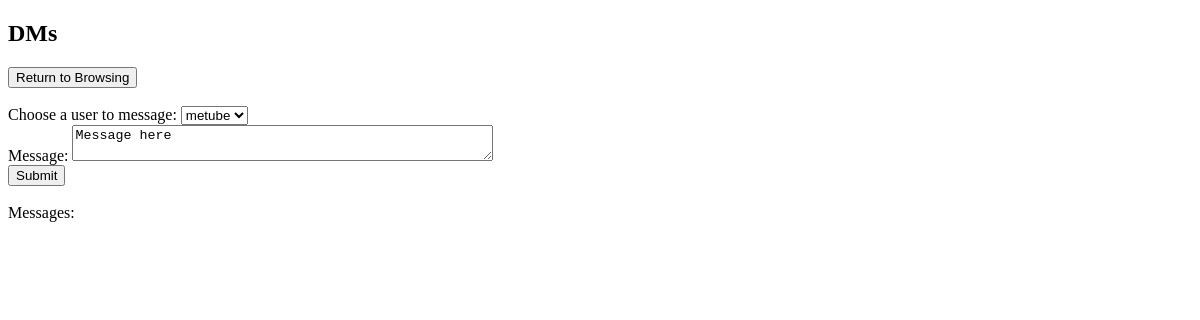
Before: /dm.php (signed in) with the older database file.
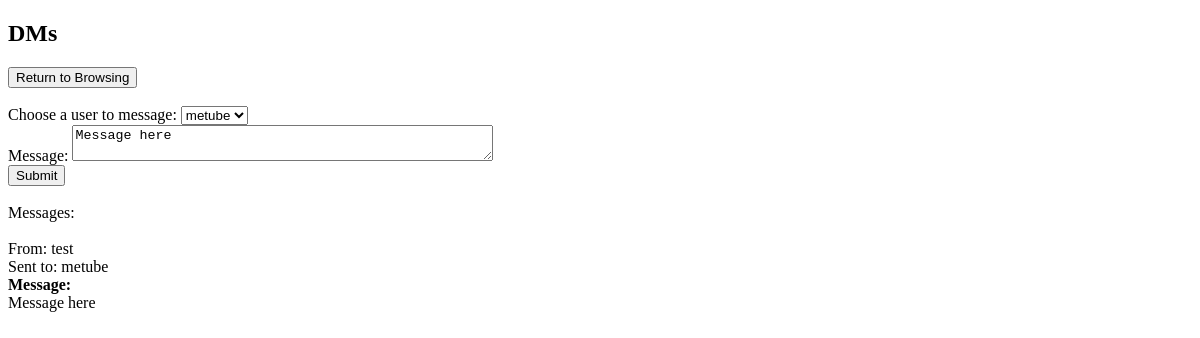
After: the same page with the newer database file.
### tables this page shows
CREATE TABLE IF NOT EXISTS `dms` (
  `comid` int NOT NULL AUTO_INCREMENT,
  `sendid` varchar(50) NOT NULL,
  `recid` varchar(50) NOT NULL,
  `dm` varchar(500) NOT NULL,
  PRIMARY KEY (`comid`)
);

### config.php (called while the page is built)
<?php
$dbhost = "mysql1.cs.clemson.edu";
$dbuser = "MTbPrjct_tuzj";
$dbpass = "metube123";
$database = "MeTubeProject_zfvm";
?>

### mysqlClass.inc.php (called while the page is built, shortened)
<?php
class mysql_db {
	function mysql_db($dbhost, $dbuser, $dbpass, $database) {
		$this->server = $dbhost;
		$this->user = $dbuser;
		$this->password = $dbpass;
		$this->dbname = $database;
		$this->db_connect_id = @mysqli_connect($this->server, $this->user, $this->password, $this->dbname);
	}
}
include_once ("config.php");
$db = new mysql_db($dbhost, $dbuser, $dbpass, $database);
?>

### dm.php (the view, shortened to what this page needs)
<!DOCTYPE html PUBLIC "-//W3C//DTD XHTML 1.0 Transitional//EN" "http://www.w3.org/TR/xhtml1/DTD/xhtml1-transitional.dtd">
<?php
	include_once "function.php";
?>
<html xmlns="http://www.w3.org/1999/xhtml">
<head>
<link rel="stylesheet" type="text/css" href="css/default.css" />
</head>
<body>
<?php
    $query = "SELECT username FROM account";
    $res = mysqli_query($db->db_connect_id,$query);
    $arr = Array();
    while($row = mysqli_fetch_array($res, MYSQLI_ASSOC)){
        $arr[] = $row['username'];
    }
    $count = count($arr);
?>
<h2>DMs</h2>
<form action="browse.php">
		<input type="submit" value="Return to Browsing">
</form>
<br>
    <form action="#" method="post">
        Choose a user to message:
        <select name='ruser' id='ruser' >
            <?php for($i=0; $i<$count;$i++ ){?>
            <option value="<?php echo $arr[$i]; ?>" ><?php echo $arr[$i]; ?></option>
            <?php } ?>
        </select>
        <br>
        Message:
        <textarea  id='com' name='com' rows='2' cols='50'>Message here</textarea><br>
        <input name="submit" type="submit" value="Submit">
    </form>
<br>Messages:<br><br>
<?php
    $sess = $_SESSION['username'];
    $outq = "SELECT * FROM dms WHERE sendid = '$sess' OR recid = '$sess'";
    $messq = mysqli_query($db->db_connect_id,$outq);
    while ($result_row = mysqli_fetch_row($messq)){
        echo "From: ",$result_row[1];
        echo "<br>";
        echo "Sent to: ",$result_row[2];
        echo "<br><b>Message: </b><br>";
        echo $result_row[3];
        echo "<br>";
        echo "<br>";
    }
?>
</body>
</html>

Changed rows visible on the page:
added dms: sendid "test", recid "metube", dm "Message here"
